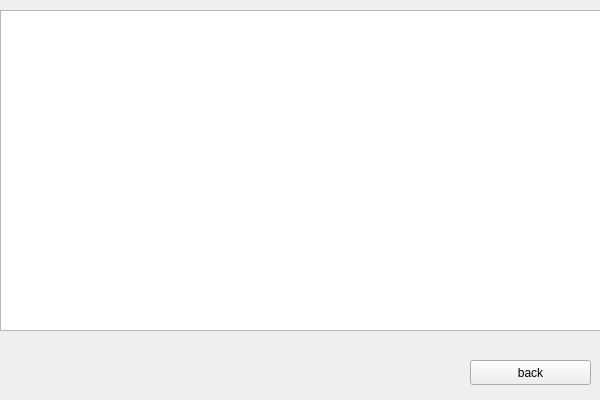
<?xml version="1.0" encoding="UTF-8"?>
<ui version="4.0">
 <class>Form</class>
 <widget class="QWidget" name="Form">
  <property name="geometry">
   <rect>
    <x>0</x>
    <y>0</y>
    <width>600</width>
    <height>400</height>
   </rect>
  </property>
  <property name="windowTitle">
   <string>Form</string>
  </property>
  <widget class="QPushButton" name="back_btn">
   <property name="geometry">
    <rect>
     <x>470</x>
     <y>360</y>
     <width>121</width>
     <height>25</height>
    </rect>
   </property>
   <property name="text">
    <string>back</string>
   </property>
  </widget>
  <widget class="QTextBrowser" name="about_txt">
   <property name="geometry">
    <rect>
     <x>0</x>
     <y>10</y>
     <width>601</width>
     <height>321</height>
    </rect>
   </property>
  </widget>
 </widget>
 <resources/>
 <connections/>
</ui>
